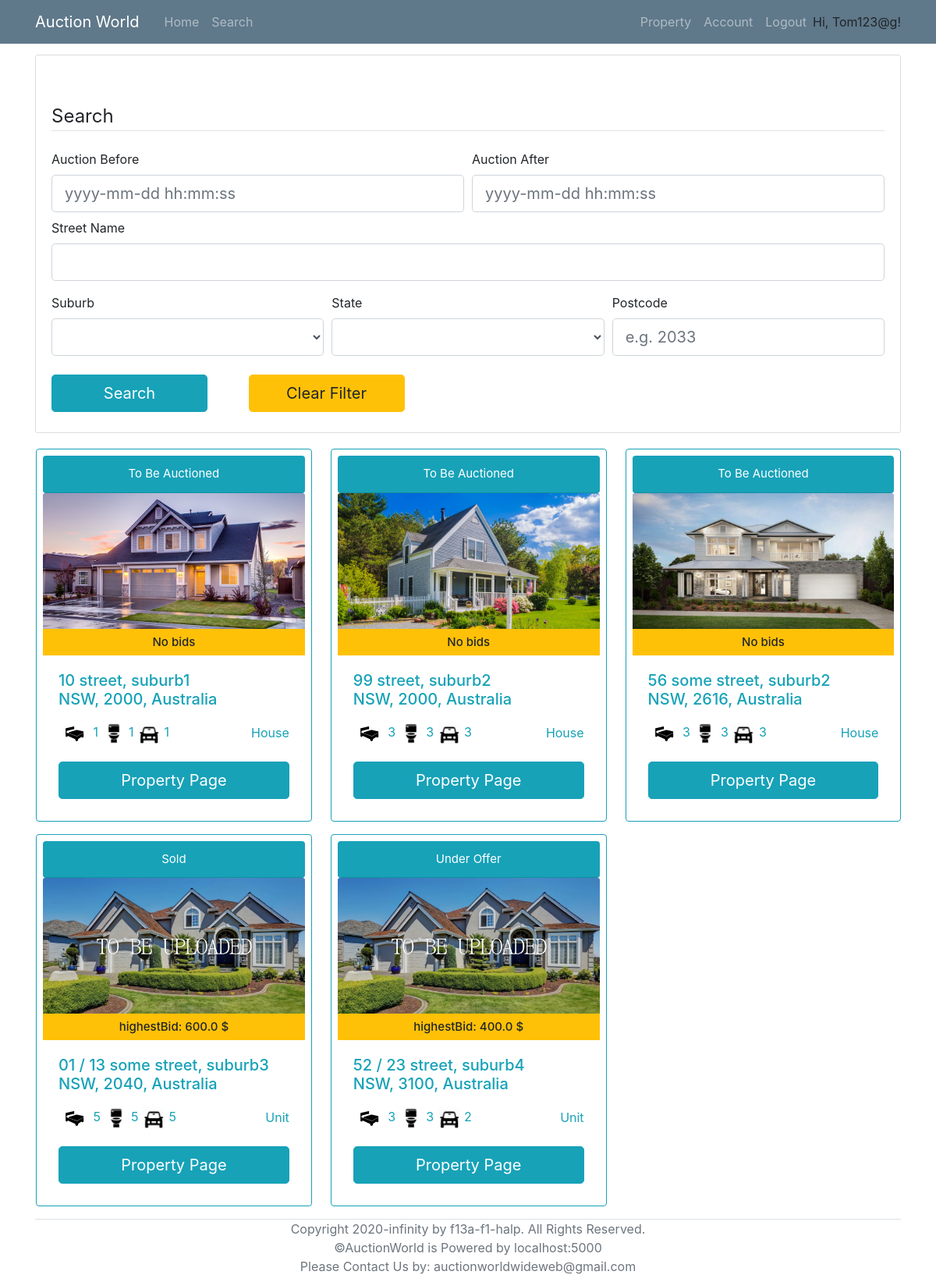
Page /search (signed in) on the earlier database version.
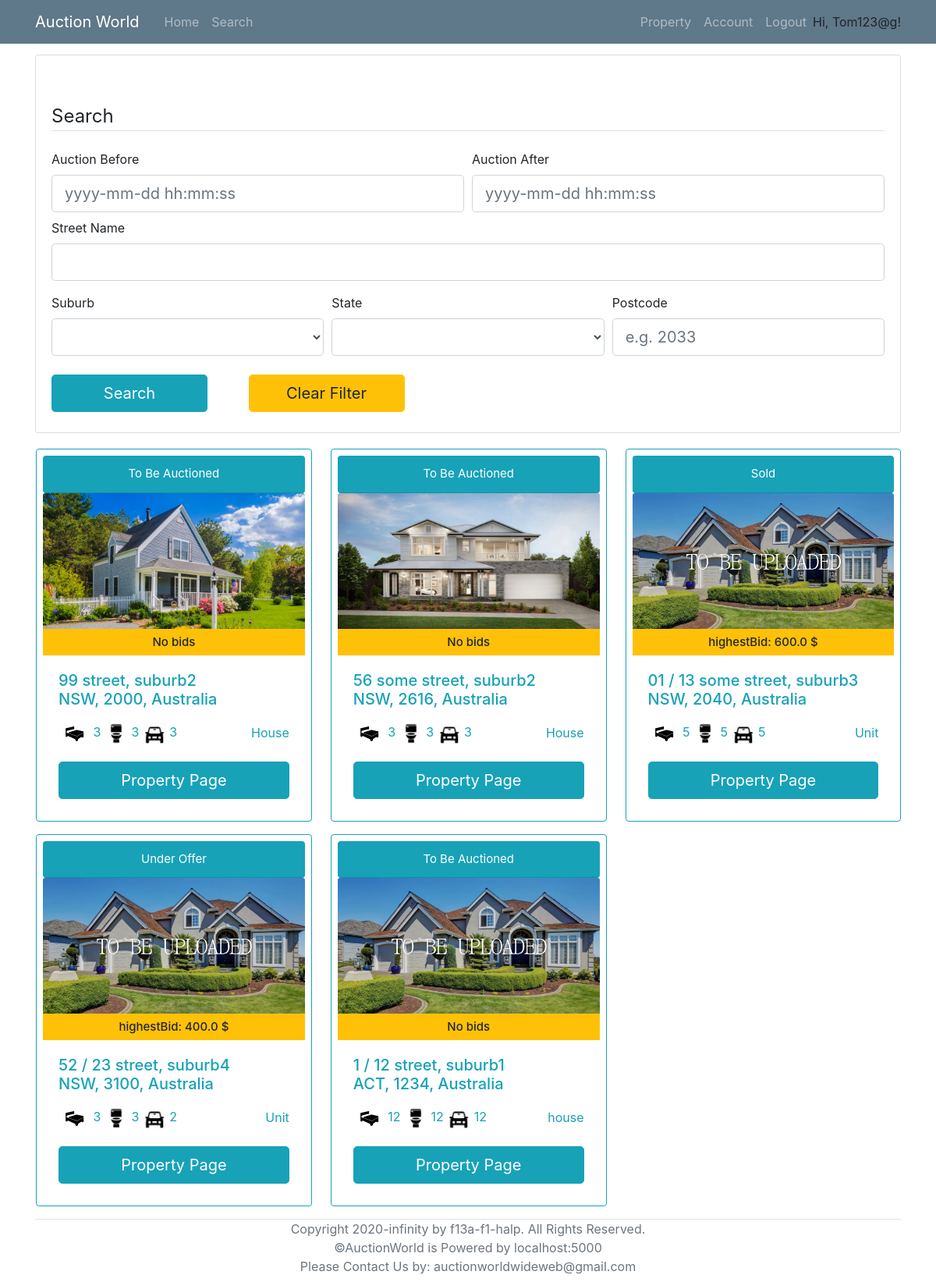
Same page on the later database version.
### models.py (models this page shows, shortened)
class User(UserMixin, db.Model):
    __tablename__ = 'User'
    id = db.Column(db.Integer, primary_key = True)
    login_name = db.Column(db.String(collation='NOCASE') ,unique=True, nullable=False)
    email = db.Column(db.String, unique=True, nullable=False)
    password_hash = db.Column(db.String, nullable=False)
    address = db.Column(db.String(1000), nullable=False)
    date_of_birth = db.Column(db.DateTime, nullable=False)
    phone_number = db.Column(db.String,unique=True, nullable=False)
    id_confirmation = db.Column(db.String(100), nullable=True)
    auctionId = db.relationship('AuctionDetails', backref='seller', lazy='dynamic')
    properties = db.relationship('Property', backref='sellerID', lazy='dynamic')
    cards = db.relationship('BankDetails', backref='user', lazy='dynamic')
    registeredProperties = db.relationship('Property',secondary=lambda: RegisteredAssociation.__table__, backref="RegisteredBidders")

class Property(db.Model):
    __tablename__ = 'Property'
    id = db.Column(db.Integer, primary_key = True)
    property_type = db.Column(db.String)
    add_unit = db.Column(db.String(100))
    add_num = db.Column(db.String(100))
    add_name = db.Column(db.String(100))
    add_suburb = db.Column(db.String(100))
    add_state = db.Column(db.String(3))
    add_pc = db.Column(db.String(4))
    num_bedrooms = db.Column(db.Integer)
    num_parking = db.Column(db.Integer)
    num_bathrooms = db.Column(db.Integer)
    parking_features = db.Column(db.String)
    building_size = db.Column(db.Integer)
    land_size = db.Column(db.Integer)
    inspection_date = db.Column(db.DateTime)
    description = db.Column(db.String(2000))
    year_built = db.Column(db.Integer)
    status = db.Column(db.String)
    seller = db.Column(db.Integer, db.ForeignKey('User.id'))
    auctionId = db.relationship('AuctionDetails', backref='Property', uselist=False)
    photo_collection = db.relationship('Photos', backref='Property', lazy='dynamic')
    registeredBidders = db.relationship('User',secondary=lambda: RegisteredAssociation.__table__, backref="RegisteredProperties")

class Photos(db.Model):
    __tablename__ = 'Photos'
    id = db.Column(db.Integer, primary_key = True)
    photo = db.Column(db.String)
    property_id = db.Column(db.Integer, db.ForeignKey('Property.id'))

### routes.py (the view, shortened to what this page needs)
@app.route('/search', methods=['POST','GET'])
@login_required
def search():
    form=searchForm()
    available_suburbs=db.session.query(Property.add_suburb).distinct(Property.add_suburb)
    available_states=db.session.query(Property.add_state).distinct(Property.add_state)
    form.suburb.choices=[("")]+[(i.add_suburb) for i in available_suburbs]
    form.state.choices=[("")]+[(i.add_state) for i in available_states]
    full_list = db.session.query(Property,AuctionDetails,func.max(Bid.Amount).label('highestBid'))\
                        .outerjoin(AuctionDetails, AuctionDetails.PropertyID==Property.id)\
                        .outerjoin(Bid, Bid.AuctionID == AuctionDetails.id)\
                        .group_by(Property.id)
    property_Id=[]
    return render_template('search.html', title='search', form=form, properties=full_list)

### forms.py
class searchForm(FlaskForm):
    auction_before =  DateTimeField('Auction Before', format='%Y-%m-%d %H:%M:%S',validators=[Optional()])
    auction_after = DateTimeField('Auction After', format='%Y-%m-%d %H:%M:%S',validators=[Optional()])
    suburb = SelectField('Suburb', validators=[Optional()])
    state = SelectField('State', validators=[Optional()])
    street = StringField('Street Name',validators=[Optional()])
    postcode = StringField('Postcode', validators=[Optional()])
    submit = SubmitField('Search')
    clear = SubmitField('Clear Filter')

### models.py (called while the page is built)
@login_manager.user_loader
def load_user(id):
    return User.query.get(id)

### templates/search.html (shortened to what this page needs)
{% extends "base.html" %}
{% block content %}
	<div class="content-section">
		<form action="" method= "POST" style="margin-top: 50px;" novalidate>
			<fieldset class="form-group">
				<legend class="border-bottom mb-4">Search</legend>
				<div class="form-row">
					<div class="col">
						{{ form.auction_before.label }}<br>
						{% if form.auction_before.errors %}
							{{ form.auction_before(class="form-control form-control-lg is-invalid") }}
							<div class="invalid-feedback">
								{% for error in form.auction_before.errors %}
									<span>{{ error }}</span>
								{% endfor %}
							</div>
						{% else %}
							{{ form.auction_before(class="form-control form-control-lg", placeholder="yyyy-mm-dd hh:mm:ss") }}
						{% endif %}
					</div>
					<div class="col">
						{{ form.auction_after.label }}<br>
						{% if form.auction_after.errors %}
							{{ form.auction_after(class="form-control form-control-lg is-invalid") }}
							<div class="invalid-feedback">
								{% for error in form.auction_after.errors %}
									<span>{{ error }}</span>
								{% endfor %}
							</div>
						{% else %}
							{{ form.auction_after(class="form-control form-control-lg", placeholder="yyyy-mm-dd hh:mm:ss") }}
						{% endif %}
					</div>
				</div>
				<div class="form-group mt-2">
					{{ form.street.label }}<br>
					{% if form.street.errors %}
						{{ form.street(class="form-control form-control-lg is-invalid") }}
						<div class="invalid-feedback">
							{% for error in form.street.errors %}
								<span>{{ error }}</span>
							{% endfor %}
						</div>
					{% else %}
						{{ form.street(class="form-control form-control-lg") }}
					{% endif %}
				</div>
				<div class="form-row">
					<div class="col">
					{{ form.suburb.label }}<br>
					{% if form.suburb.errors %}
						{{ form.suburb(class="form-control form-control-lg is-invalid") }}
						<div class="invalid-feedback">
							{% for error in form.suburb.errors %}
								<span>{{ error }}</span>
							{% endfor %}
						</div>
					{% else %}
						{{ form.suburb(class="form-control form-control-lg") }}
					{% endif %}
					</div>
					<div class="col">
					{{ form.state.label }}<br>
					{% if form.state.errors %}
						{{ form.state(class="form-control form-control-lg is-invalid") }}
						<div class="invalid-feedback">
							{% for error in form.state.errors %}
								<span>{{ error }}</span>
							{% endfor %}
						</div>
					{% else %}
						{{ form.state(class="form-control form-control-lg") }}
					{% endif %}
					</div>
					<div class="col">
					{{ form.postcode.label }}<br>
					{% if form.postcode.errors %}
						{{ form.postcode(class="form-control form-control-lg is-invalid") }}
						<div class="invalid-feedback">
							{% for error in form.postcode.errors %}
								<span>{{ error }}</span>
							{% endfor %}
						</div>
					{% else %}
						{{ form.postcode(class="form-control form-control-lg", placeholder="e.g. 2033") }}
					{% endif %}
					</div>
				</div>
				<div class="form-group mt-4 mb-0">
					{{ form.submit(class="btn btn-info btn-lg mr-5" ,style="width:200px") }}
					{{ form.clear (class="btn btn-warning btn-lg",style="width:200px") }}
				</div>
			</fieldset>
		</form>
	</div>
	<div class="row col-xl-15">
		{% if properties.count() == 0 %}
			<div style="width:100%; text-align: center; margin-bottom: 100px;">
				<h1 class="text-info">No results found.</h1>
			</div>
		{% else %}
			{% for (p,a,b) in properties %}
				<div class="card border-info p-2 col-md-3.8 ml-3 mr-2 mb-3">
					<div class="card-header rounded text-center bg-info text-white" style="font-size: 15px;">
						{% if p.status == "auction" %}
							To Be Auctioned
						{% elif p.status == "sold" %}
							Sold
						{% else %}
							Under Offer
						{% endif %}
					</div>
					{% if not p.photo_collection.all() %}
						<img class="card-img-top" src="/static/propertyImage/Sample.jpg" alt="Card image cap" style="width:335.81px; height: 180px;" >
					{% else %}
						<img class="card-img-top" src="/static/propertyImage/{{p.photo_collection.first().photo}}" alt="Card image cap" style="width:335.81px; height: 180px;" >
					{% endif %}
					<h6 class="card-subtitle pt-2 pb-2 text-center bg-warning" style="font-size: 15px;">
                        {% if b:%}
                            highestBid: {{b}} $
                        {% else %}
                            No bids
                        {% endif%}
                    </h6>
					<div class="card-body text-info">
						<h4 class="card-title" style="font-size: 20px;">
							{% if p.add_unit %}
								{{p.add_unit}} /
							{% endif %}
							{{p.add_num}} {{p.add_name}}, {{p.add_suburb}} <br> {{p.add_state}}, {{p.add_pc}}, Australia
						</h4>
						<p class="card-text">
							<span><img src="/static/icons/bedicon.png" alt="Card image cap" style="width:40px; height: 40px;"> {{p.num_bedrooms}}</span>
							<span><img src="/static/icons/restroom.png" alt="Card image cap" style="width:30px; height: 30px;"> {{p.num_bathrooms}}</span>
							<span><img src="/static/icons/car.png" alt="Card image cap" style="width:30px; height: 30px;"> {{p.num_parking}}</span>
							<span style="float: right; margin-top: 7px;">{{p.property_type}}</span>
						</p>
						<a href={{ url_for("viewProperty", property_id=p.id) }} class="btn btn-info btn-lg" style="width: 100%;">Property Page</a>
					</div>
				</div>
			{% endfor %}
		{% endif %}
	</div>
</div>
{% endblock %}

### templates/base.html (shortened to what this page needs)
<!DOCTYPE html>
<html lang="en">
<head>
    <link rel="stylesheet" type="text/css" href="../static/css/main.css">
    <link rel="stylesheet" href="https://maxcdn.bootstrapcdn.com/bootstrap/4.0.0/css/bootstrap.min.css">
</head>
<body>
    <header class="site-header">
        <nav class="navbar navbar-expand-md navbar-dark bg-steel fixed-top">
          <div class="container">
            <a class="navbar-brand mr-4" href="/" >Auction World</a>
            <div class="collapse navbar-collapse" id="navbarToggle">
              <div class="navbar-nav mr-auto">
                <a class="nav-item nav-link" href="{{ url_for('home') }}">Home</a>
                <a class="nav-item nav-link" href="/search">Search</a>
              </div>
              <div class="navbar-nav">
                {% if current_user.is_authenticated %}
                  <a class="nav-item nav-link" href="/property">Property</a>
                  <a class="nav-item nav-link" href={{ url_for("account", user_id=current_user.id) }}>Account</a>
                  <a class="nav-item nav-link" href="/logout">Logout</a>
                  <p style="margin-top: 8px; margin-bottom: 0px;">Hi, {{ current_user.login_name }}!</p>
                {% endif %}
              </div>
            </div>
          </div>
        </nav>
      </header>
      <main role="main" class="container" style="margin-top: 70px;">
        <div class="row">
          <div class="col-md-12">
            {% block content %}{% endblock %}
          </div>
        <div class="border-top relative-bottom text-center text-muted mb-2" >
          Copyright 2020-infinity by f13a-f1-halp. All Rights Reserved. <br>
          ©AuctionWorld is Powered by localhost:5000 <br>
          Please Contact Us by: auctionworldwideweb@gmail.com
        </div>
      </main>
</body>
</html>

### static/css/main.css (style rules this page uses)
body { background: #fafafa; color: #333333; margin-top: 5rem; }
h1, h2, h3, h4, h5, h6 { color: #444444; }
.bg-steel { background-color: #5f788a; }
.site-header .navbar-nav .nav-link { color: #cbd5db; }
.content-section { background: #ffffff; padding: 10px 20px; border: 1px solid #dddddd; border-radius: 3px; margin-bottom: 20px; }

Differences in the rows shown:
removed Property: status "To Be Auctioned", photo_collection.first (picture), shows "No bids", add_num "10", add_name "street", add_suburb "suburb1", add_state "NSW", add_pc "2000", num_bedrooms "1", num_bathrooms "1", num_parking "1", property_type "House"
added Property: status "To Be Auctioned", shows "No bids", add_unit "1", add_num "12", add_name "street", add_suburb "suburb1", add_state "ACT", add_pc "1234", num_bedrooms "12", num_bathrooms "12", num_parking "12", property_type "house"
